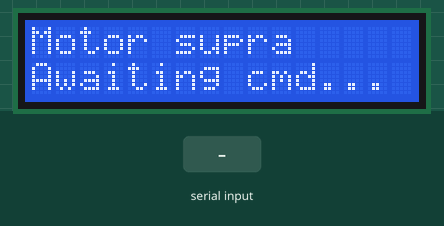
Recording of a sketch running on a simulated Arduino Uno, built with avr-gcc and run on an emulated ATmega328P. On the bench: 16×2 character LCD. The inputs (shaded band) are chosen by the test bench.

Above: at 1.2 s.
1.3 s: "LEFT 1\n" received over Serial
At 2.5 s:
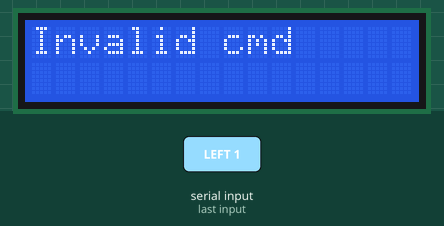
2.8 s: "1 90 45\n" received over Serial
At 3.4 s:
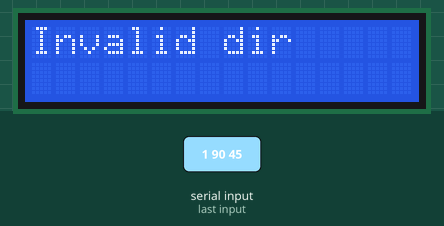
4.3 s: "LEFT 150\n" received over Serial
At 5.1 s:
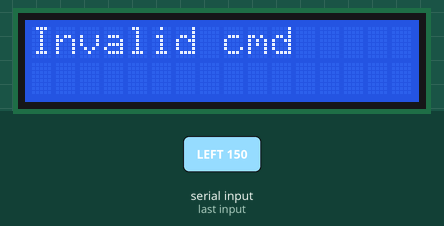
Timing chart, 0 to 7.3 s (numbered marks = the images above; inputs shaded):
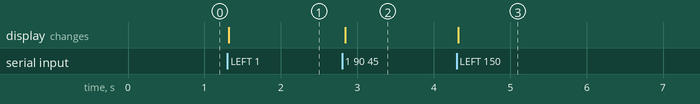

Measured:
- after the input at 1.3 s, the display: changes at once (image 1)
- after the input at 2.8 s, the display: changes at once (image 2)
- after the input at 4.3 s, the display: changes at once (image 3)

The sketch:

trial_motor_press.ino
```cpp
#include "BTS7960.h"
#include <Wire.h>
#include <LiquidCrystal_I2C.h>

const uint8_t EN = 12;
const uint8_t L_PWM = 4;
const uint8_t R_PWM = 0;

BTS7960 motorController(EN, L_PWM, R_PWM);

#define SDA_LCD 21
#define SCL_LCD 22
LiquidCrystal_I2C lcd(0x27, 16, 2);

void setup() {
  // Initialize LCD
  lcd.init();
  lcd.backlight();
  lcd.setCursor(0, 0);
  lcd.print("Motor supra");

  // Initialize serial communication
  Serial.begin(9600);
  lcd.setCursor(0, 1);
  lcd.print("Awaiting cmd...");

  // Enable motor controller
  motorController.Enable();
}

void loop() {
  if (Serial.available() > 0) {
    String input = Serial.readStringUntil('\n');
    input.trim();

    if (input.length() > 0) {
      handleCommand(input);
    }
  }
}

void handleCommand(String command) {
  // Parse the command format: "DIR SPEED DELAY"
  // DIR: LEFT or RIGHT
  // SPEED: 0-255
  // DELAY: time in milliseconds

  int firstSpace = command.indexOf(' ');
  int secondSpace = command.indexOf(' ', firstSpace + 1);

  if (firstSpace == -1 || secondSpace == -1) {
    lcd.clear();
    lcd.setCursor(0, 0);
    lcd.print("Invalid cmd");
    return;
  }

  String dir = command.substring(0, firstSpace);
  int speed = command.substring(firstSpace + 1, secondSpace).toInt();
  int delayTime = command.substring(secondSpace + 1).toInt();

  if (speed < 0 || speed > 255 || delayTime < 0) {
    lcd.clear();
    lcd.setCursor(0, 0);
    lcd.print("Invalid vals");
    return;
  }

  lcd.clear();
  lcd.setCursor(0, 0);
  lcd.print("Dir: ");
  lcd.print(dir);
  lcd.setCursor(0, 1);
  lcd.print("Speed: ");
  lcd.print(speed);

  motorController.Enable();

  if (dir.equalsIgnoreCase("LEFT")) {
    motorController.Enable();
    motorController.TurnLeft(speed);
  } else if (dir.equalsIgnoreCase("RIGHT")) {
    motorController.TurnRight(speed);
  } else {
    lcd.clear();
    lcd.setCursor(0, 0);
    lcd.print("Invalid dir");
    return;
  }

  delay(delayTime);
  motorController.Stop();
  motorController.Disable();

  lcd.clear();
  lcd.setCursor(0, 0);
  lcd.print("Motor stopped");
}
```
